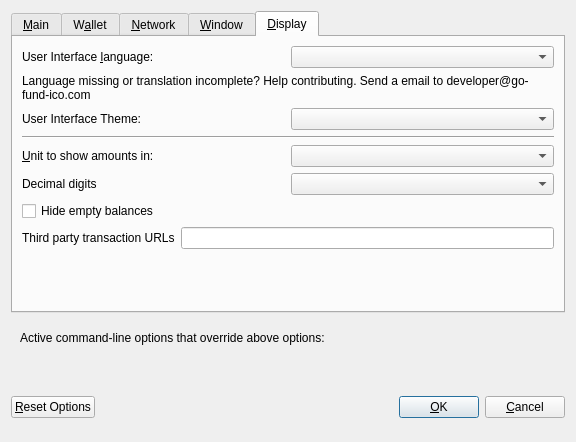
<?xml version="1.0" encoding="UTF-8"?>
<ui version="4.0">
 <class>OptionsDialog</class>
 <widget class="QDialog" name="OptionsDialog">
  <property name="geometry">
   <rect>
    <x>0</x>
    <y>0</y>
    <width>576</width>
    <height>442</height>
   </rect>
  </property>
  <property name="windowTitle">
   <string>Options</string>
  </property>
  <property name="modal">
   <bool>true</bool>
  </property>
  <layout class="QVBoxLayout" name="verticalLayout">
   <item>
    <widget class="QTabWidget" name="tabWidget">
     <property name="currentIndex">
      <number>4</number>
     </property>
     <widget class="QWidget" name="tabMain">
      <attribute name="title">
       <string>&amp;Main</string>
      </attribute>
      <layout class="QVBoxLayout" name="verticalLayout_Main">
       <item>
        <widget class="QCheckBox" name="bitcoinAtStartup">
         <property name="toolTip">
          <string>Automatically start GoFund after logging in to the system.</string>
         </property>
         <property name="text">
          <string>&amp;Start GoFund on system login</string>
         </property>
        </widget>
       </item>
       <item>
        <layout class="QHBoxLayout" name="horizontalLayout_2_Main">
         <item>
          <widget class="QLabel" name="databaseCacheLabel">
           <property name="text">
            <string>Size of &amp;database cache</string>
           </property>
           <property name="textFormat">
            <enum>Qt::PlainText</enum>
           </property>
           <property name="buddy">
            <cstring>databaseCache</cstring>
           </property>
          </widget>
         </item>
         <item>
          <widget class="QSpinBox" name="databaseCache"/>
         </item>
         <item>
          <widget class="QLabel" name="databaseCacheUnitLabel">
           <property name="text">
            <string>MB</string>
           </property>
           <property name="textFormat">
            <enum>Qt::PlainText</enum>
           </property>
          </widget>
         </item>
         <item>
          <spacer name="horizontalSpacer_2_Main">
           <property name="orientation">
            <enum>Qt::Horizontal</enum>
           </property>
           <property name="sizeHint" stdset="0">
            <size>
             <width>40</width>
             <height>20</height>
            </size>
           </property>
          </spacer>
         </item>
        </layout>
       </item>
       <item>
        <layout class="QHBoxLayout" name="horizontalLayout_3_Main">
         <item>
          <widget class="QLabel" name="threadsScriptVerifLabel">
           <property name="text">
            <string>Number of script &amp;verification threads</string>
           </property>
           <property name="textFormat">
            <enum>Qt::PlainText</enum>
           </property>
           <property name="buddy">
            <cstring>threadsScriptVerif</cstring>
           </property>
          </widget>
         </item>
         <item>
          <widget class="QSpinBox" name="threadsScriptVerif">
           <property name="toolTip">
            <string>(0 = auto, &lt;0 = leave that many cores free)</string>
           </property>
          </widget>
         </item>
         <item>
          <spacer name="horizontalSpacer_3_Main">
           <property name="orientation">
            <enum>Qt::Horizontal</enum>
           </property>
           <property name="sizeHint" stdset="0">
            <size>
             <width>40</width>
             <height>20</height>
            </size>
           </property>
          </spacer>
         </item>
        </layout>
       </item>
       <item>
        <spacer name="verticalSpacer_2">
         <property name="orientation">
          <enum>Qt::Vertical</enum>
         </property>
         <property name="sizeHint" stdset="0">
          <size>
           <width>20</width>
           <height>40</height>
          </size>
         </property>
        </spacer>
       </item>
       <item>
        <layout class="QHBoxLayout" name="horizontalLayout" stretch="">
         <property name="sizeConstraint">
          <enum>QLayout::SetFixedSize</enum>
         </property>
        </layout>
       </item>
      </layout>
     </widget>
     <widget class="QWidget" name="tabWallet">
      <attribute name="title">
       <string>W&amp;allet</string>
      </attribute>
      <layout class="QVBoxLayout" name="verticalLayout_Wallet">
       <item>
        <layout class="QHBoxLayout" name="horizontalLayout_2_Wallet">
         <item>
          <widget class="QLabel" name="labelStakeSplitThresholdText">
           <property name="text">
            <string>Stake split threshold:</string>
           </property>
          </widget>
         </item>
         <item>
          <widget class="QSpinBox" name="spinBoxStakeSplitThreshold">
           <property name="minimum">
            <number>1</number>
           </property>
           <property name="maximum">
            <number>999999</number>
           </property>
          </widget>
         </item>
        </layout>
       </item>
       <item>
        <widget class="QGroupBox" name="groupBox">
         <property name="title">
          <string>Expert</string>
         </property>
         <layout class="QVBoxLayout" name="verticalLayout_2">
          <item>
           <widget class="QCheckBox" name="coinControlFeatures">
            <property name="toolTip">
             <string>Whether to show coin control features or not.</string>
            </property>
            <property name="text">
             <string>Enable coin &amp;control features</string>
            </property>
           </widget>
          </item>
          <item>
           <widget class="QCheckBox" name="showMasternodesTab">
            <property name="toolTip">
             <string>Show additional tab listing all your masternodes in first sub-tab&lt;br/&gt;and all masternodes on the network in second sub-tab.</string>
            </property>
            <property name="text">
             <string>Show Masternodes Tab</string>
            </property>
           </widget>
          </item>
          <item>
           <widget class="QCheckBox" name="spendZeroConfChange">
            <property name="toolTip">
             <string>If you disable the spending of unconfirmed change, the change from a transaction&lt;br/&gt;cannot be used until that transaction has at least one confirmation.&lt;br/&gt;This also affects how your balance is computed.</string>
            </property>
            <property name="text">
             <string>&amp;Spend unconfirmed change</string>
            </property>
           </widget>
          </item>
         </layout>
        </widget>
       </item>
       <item>
        <spacer name="verticalSpacer_Wallet">
         <property name="orientation">
          <enum>Qt::Vertical</enum>
         </property>
         <property name="sizeHint" stdset="0">
          <size>
           <width>20</width>
           <height>40</height>
          </size>
         </property>
        </spacer>
       </item>
      </layout>
     </widget>
     <widget class="QWidget" name="tabNetwork">
      <attribute name="title">
       <string>&amp;Network</string>
      </attribute>
      <layout class="QVBoxLayout" name="verticalLayout_Network">
       <item>
        <widget class="QCheckBox" name="mapPortUpnp">
         <property name="toolTip">
          <string>Automatically open the GoFund client port on the router. This only works when your router supports UPnP and it is enabled.</string>
         </property>
         <property name="text">
          <string>Map port using &amp;UPnP</string>
         </property>
        </widget>
       </item>
       <item>
        <widget class="QCheckBox" name="allowIncoming">
         <property name="toolTip">
          <string>Accept connections from outside</string>
         </property>
         <property name="text">
          <string>Allow incoming connections</string>
         </property>
        </widget>
       </item>
       <item>
        <widget class="QCheckBox" name="connectSocks">
         <property name="toolTip">
          <string>Connect to the GoFund network through a SOCKS5 proxy.</string>
         </property>
         <property name="text">
          <string>&amp;Connect through SOCKS5 proxy (default proxy):</string>
         </property>
        </widget>
       </item>
       <item>
        <layout class="QHBoxLayout" name="horizontalLayout_1_Network">
         <item>
          <widget class="QLabel" name="proxyIpLabel">
           <property name="text">
            <string>Proxy &amp;IP:</string>
           </property>
           <property name="textFormat">
            <enum>Qt::PlainText</enum>
           </property>
           <property name="buddy">
            <cstring>proxyIp</cstring>
           </property>
          </widget>
         </item>
         <item>
          <widget class="QValidatedLineEdit" name="proxyIp">
           <property name="minimumSize">
            <size>
             <width>140</width>
             <height>0</height>
            </size>
           </property>
           <property name="maximumSize">
            <size>
             <width>140</width>
             <height>16777215</height>
            </size>
           </property>
           <property name="toolTip">
            <string>IP address of the proxy (e.g. IPv4: 127.0.0.1 / IPv6: ::1)</string>
           </property>
          </widget>
         </item>
         <item>
          <widget class="QLabel" name="proxyPortLabel">
           <property name="text">
            <string>&amp;Port:</string>
           </property>
           <property name="textFormat">
            <enum>Qt::PlainText</enum>
           </property>
           <property name="buddy">
            <cstring>proxyPort</cstring>
           </property>
          </widget>
         </item>
         <item>
          <widget class="QLineEdit" name="proxyPort">
           <property name="minimumSize">
            <size>
             <width>55</width>
             <height>0</height>
            </size>
           </property>
           <property name="maximumSize">
            <size>
             <width>55</width>
             <height>16777215</height>
            </size>
           </property>
           <property name="toolTip">
            <string>Port of the proxy (e.g. 9050)</string>
           </property>
          </widget>
         </item>
         <item>
          <spacer name="horizontalSpacer_1_Network">
           <property name="orientation">
            <enum>Qt::Horizontal</enum>
           </property>
           <property name="sizeHint" stdset="0">
            <size>
             <width>40</width>
             <height>20</height>
            </size>
           </property>
          </spacer>
         </item>
        </layout>
       </item>
       <item>
        <spacer name="verticalSpacer_Network">
         <property name="orientation">
          <enum>Qt::Vertical</enum>
         </property>
         <property name="sizeHint" stdset="0">
          <size>
           <width>20</width>
           <height>40</height>
          </size>
         </property>
        </spacer>
       </item>
      </layout>
     </widget>
     <widget class="QWidget" name="tabWindow">
      <attribute name="title">
       <string>&amp;Window</string>
      </attribute>
      <layout class="QVBoxLayout" name="verticalLayout_Window">
       <item>
        <widget class="QCheckBox" name="minimizeToTray">
         <property name="toolTip">
          <string>Show only a tray icon after minimizing the window.</string>
         </property>
         <property name="text">
          <string>&amp;Minimize to the tray instead of the taskbar</string>
         </property>
        </widget>
       </item>
       <item>
        <widget class="QCheckBox" name="minimizeOnClose">
         <property name="toolTip">
          <string>Minimize instead of exit the application when the window is closed. When this option is enabled, the application will be closed only after selecting Quit in the menu.</string>
         </property>
         <property name="text">
          <string>M&amp;inimize on close</string>
         </property>
        </widget>
       </item>
       <item>
        <spacer name="verticalSpacer_Window">
         <property name="orientation">
          <enum>Qt::Vertical</enum>
         </property>
         <property name="sizeHint" stdset="0">
          <size>
           <width>20</width>
           <height>40</height>
          </size>
         </property>
        </spacer>
       </item>
      </layout>
     </widget>
     <widget class="QWidget" name="tabDisplay">
      <attribute name="title">
       <string>&amp;Display</string>
      </attribute>
      <layout class="QVBoxLayout" name="verticalLayout_Display">
       <item>
        <layout class="QHBoxLayout" name="horizontalLayout_1_Display">
         <item>
          <widget class="QLabel" name="langLabel">
           <property name="text">
            <string>User Interface &amp;language:</string>
           </property>
           <property name="textFormat">
            <enum>Qt::PlainText</enum>
           </property>
           <property name="buddy">
            <cstring>lang</cstring>
           </property>
          </widget>
         </item>
         <item>
          <widget class="QValueComboBox" name="lang">
           <property name="toolTip">
            <string>The user interface language can be set here. This setting will take effect after restarting GoFund.</string>
           </property>
          </widget>
         </item>
        </layout>
       </item>
       <item>
        <widget class="QLabel" name="label_3">
         <property name="toolTip">
          <string notr="true"/>
         </property>
         <property name="statusTip">
          <string notr="true"/>
         </property>
         <property name="whatsThis">
          <string notr="true"/>
         </property>
         <property name="accessibleName">
          <string notr="true"/>
         </property>
         <property name="text">
          <string>Language missing or translation incomplete? Help contributing. Send a email to developer@go-fund-ico.com</string>
         </property>
         <property name="wordWrap">
          <bool>true</bool>
         </property>
         <property name="openExternalLinks">
          <bool>true</bool>
         </property>
         <property name="textInteractionFlags">
          <set>Qt::TextBrowserInteraction</set>
         </property>
        </widget>
       </item>
       <item>
        <layout class="QHBoxLayout" name="horizontalLayout_4_Display" stretch="0,0">
         <item>
          <widget class="QLabel" name="themeLabel">
           <property name="text">
            <string>User Interface Theme:</string>
           </property>
          </widget>
         </item>
         <item>
          <widget class="QValueComboBox" name="theme"/>
         </item>
        </layout>
       </item>
       <item>
        <widget class="Line" name="line">
         <property name="orientation">
          <enum>Qt::Horizontal</enum>
         </property>
        </widget>
       </item>
       <item>
        <layout class="QHBoxLayout" name="horizontalLayout_2_Display">
         <item>
          <widget class="QLabel" name="unitLabel">
           <property name="text">
            <string>&amp;Unit to show amounts in:</string>
           </property>
           <property name="textFormat">
            <enum>Qt::PlainText</enum>
           </property>
           <property name="buddy">
            <cstring>unit</cstring>
           </property>
          </widget>
         </item>
         <item>
          <widget class="QValueComboBox" name="unit">
           <property name="toolTip">
            <string>Choose the default subdivision unit to show in the interface and when sending coins.</string>
           </property>
          </widget>
         </item>
        </layout>
       </item>
       <item>
        <layout class="QHBoxLayout" name="horizontalLayout_5_Display">
         <item>
          <widget class="QLabel" name="digitsLabel">
           <property name="text">
            <string>Decimal digits</string>
           </property>
          </widget>
         </item>
         <item>
          <widget class="QValueComboBox" name="digits"/>
         </item>
        </layout>
       </item>
       <item>
        <widget class="QCheckBox" name="checkBoxHideZeroBalances">
         <property name="toolTip">
          <string>Hide empty balances</string>
         </property>
         <property name="layoutDirection">
          <enum>Qt::LeftToRight</enum>
         </property>
         <property name="text">
          <string>Hide empty balances</string>
         </property>
        </widget>
       </item>
       <item>
        <layout class="QHBoxLayout" name="horizontalLayout_3_Display">
         <item>
          <widget class="QLabel" name="thirdPartyTxUrlsLabel">
           <property name="toolTip">
            <string>Third party URLs (e.g. a block explorer) that appear in the transactions tab as context menu items. %s in the URL is replaced by transaction hash. Multiple URLs are separated by vertical bar |.</string>
           </property>
           <property name="text">
            <string>Third party transaction URLs</string>
           </property>
           <property name="buddy">
            <cstring>thirdPartyTxUrls</cstring>
           </property>
          </widget>
         </item>
         <item>
          <widget class="QLineEdit" name="thirdPartyTxUrls">
           <property name="toolTip">
            <string>Third party URLs (e.g. a block explorer) that appear in the transactions tab as context menu items. %s in the URL is replaced by transaction hash. Multiple URLs are separated by vertical bar |.</string>
           </property>
          </widget>
         </item>
        </layout>
       </item>
       <item>
        <spacer name="verticalSpacer">
         <property name="orientation">
          <enum>Qt::Vertical</enum>
         </property>
         <property name="sizeHint" stdset="0">
          <size>
           <width>20</width>
           <height>40</height>
          </size>
         </property>
        </spacer>
       </item>
      </layout>
     </widget>
    </widget>
   </item>
   <item>
    <widget class="QFrame" name="frame">
     <layout class="QVBoxLayout" name="verticalLayout_Bottom">
      <item>
       <layout class="QHBoxLayout" name="horizontalLayout_Bottom">
        <item>
         <widget class="QLabel" name="overriddenByCommandLineInfoLabel">
          <property name="text">
           <string>Active command-line options that override above options:</string>
          </property>
          <property name="textFormat">
           <enum>Qt::PlainText</enum>
          </property>
         </widget>
        </item>
        <item>
         <spacer name="horizontalSpacer_Bottom">
          <property name="orientation">
           <enum>Qt::Horizontal</enum>
          </property>
          <property name="sizeHint" stdset="0">
           <size>
            <width>40</width>
            <height>20</height>
           </size>
          </property>
         </spacer>
        </item>
       </layout>
      </item>
      <item>
       <widget class="QLabel" name="overriddenByCommandLineLabel">
        <property name="text">
         <string/>
        </property>
        <property name="textFormat">
         <enum>Qt::PlainText</enum>
        </property>
        <property name="wordWrap">
         <bool>true</bool>
        </property>
       </widget>
      </item>
     </layout>
    </widget>
   </item>
   <item>
    <layout class="QHBoxLayout" name="horizontalLayout_Buttons">
     <item>
      <widget class="QPushButton" name="resetButton">
       <property name="toolTip">
        <string>Reset all client options to default.</string>
       </property>
       <property name="text">
        <string>&amp;Reset Options</string>
       </property>
       <property name="autoDefault">
        <bool>false</bool>
       </property>
      </widget>
     </item>
     <item>
      <spacer name="horizontalSpacer_1">
       <property name="orientation">
        <enum>Qt::Horizontal</enum>
       </property>
       <property name="sizeHint" stdset="0">
        <size>
         <width>40</width>
         <height>48</height>
        </size>
       </property>
      </spacer>
     </item>
     <item>
      <widget class="QLabel" name="statusLabel">
       <property name="minimumSize">
        <size>
         <width>200</width>
         <height>0</height>
        </size>
       </property>
       <property name="font">
        <font>
         <weight>75</weight>
         <bold>true</bold>
        </font>
       </property>
       <property name="text">
        <string/>
       </property>
       <property name="textFormat">
        <enum>Qt::PlainText</enum>
       </property>
       <property name="wordWrap">
        <bool>true</bool>
       </property>
      </widget>
     </item>
     <item>
      <spacer name="horizontalSpacer_2">
       <property name="orientation">
        <enum>Qt::Horizontal</enum>
       </property>
       <property name="sizeHint" stdset="0">
        <size>
         <width>40</width>
         <height>48</height>
        </size>
       </property>
      </spacer>
     </item>
     <item>
      <widget class="QPushButton" name="okButton">
       <property name="text">
        <string>&amp;OK</string>
       </property>
       <property name="autoDefault">
        <bool>false</bool>
       </property>
       <property name="default">
        <bool>true</bool>
       </property>
      </widget>
     </item>
     <item>
      <widget class="QPushButton" name="cancelButton">
       <property name="text">
        <string>&amp;Cancel</string>
       </property>
       <property name="autoDefault">
        <bool>false</bool>
       </property>
      </widget>
     </item>
    </layout>
   </item>
  </layout>
 </widget>
 <customwidgets>
  <customwidget>
   <class>QValidatedLineEdit</class>
   <extends>QLineEdit</extends>
   <header>qvalidatedlineedit.h</header>
  </customwidget>
  <customwidget>
   <class>QValueComboBox</class>
   <extends>QComboBox</extends>
   <header>qvaluecombobox.h</header>
  </customwidget>
 </customwidgets>
 <resources/>
 <connections/>
</ui>
